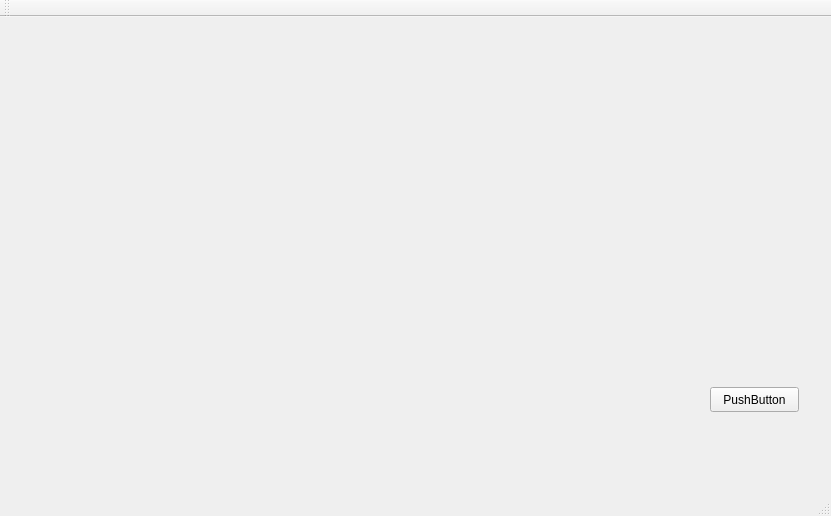
<?xml version="1.0" encoding="UTF-8"?>
<ui version="4.0">
 <class>MainWindow</class>
 <widget class="QMainWindow" name="MainWindow">
  <property name="geometry">
   <rect>
    <x>0</x>
    <y>0</y>
    <width>831</width>
    <height>516</height>
   </rect>
  </property>
  <property name="windowTitle">
   <string>MainWindow</string>
  </property>
  <widget class="QWidget" name="centralWidget">
   <widget class="QPushButton" name="pushButton">
    <property name="geometry">
     <rect>
      <x>710</x>
      <y>370</y>
      <width>89</width>
      <height>25</height>
     </rect>
    </property>
    <property name="text">
     <string>PushButton</string>
    </property>
   </widget>
  </widget>
  <widget class="QMenuBar" name="menuBar">
   <property name="geometry">
    <rect>
     <x>0</x>
     <y>0</y>
     <width>831</width>
     <height>28</height>
    </rect>
   </property>
  </widget>
  <widget class="QToolBar" name="mainToolBar">
   <attribute name="toolBarArea">
    <enum>TopToolBarArea</enum>
   </attribute>
   <attribute name="toolBarBreak">
    <bool>false</bool>
   </attribute>
  </widget>
  <widget class="QStatusBar" name="statusBar"/>
 </widget>
 <layoutdefault spacing="6" margin="11"/>
 <resources/>
 <connections/>
</ui>
